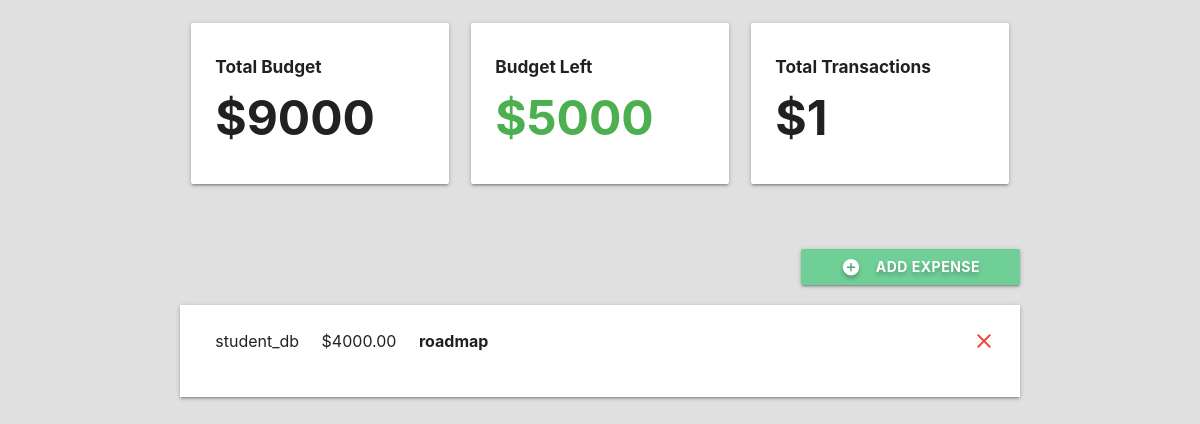
The page /main-django-project on the database its author committed.
### budget/models.py (models this page shows, shortened)
class Project(models.Model):
    name=models.CharField(max_length=100)
    slug=models.SlugField(max_length=100,unique=True,blank=True)
    budget=models.IntegerField()
    def budget_left(self):
        expense_list=Expense.objects.filter(project=self)
        total_expense_amount = 0
        for expense in expense_list:
            total_expense_amount += expense.amount
        total_expense_amount=int(total_expense_amount)
        return self.budget - total_expense_amount
    def total_transactions(self):
        expense_list=Expense.objects.filter(project=self)
        return len(expense_list)

class Expense(models.Model):
    project=models.ForeignKey(Project,on_delete=models.CASCADE,related_name='expenses')
    title=models.CharField(max_length=100)
    amount=models.DecimalField(max_digits=8,decimal_places=2)
    category=models.ForeignKey(Category,on_delete=models.CASCADE)
    class Meta:
        ordering=('-amount',)

class Category(models.Model):
    project=models.ForeignKey(Project,on_delete=models.CASCADE)
    name=models.CharField(max_length=50)

### budget/views.py (the view, shortened to what this page needs)
# urls.py: path('<slug:project_slug>',views.project_detail,name='detail')
def project_detail(request,project_slug):
    project=get_object_or_404(Project,slug=project_slug)
    if request.method=='GET':
        category_list=Category.objects.filter(project=project)
        return render(request,'budget/project-detail.html',{'project':project,'expense_list':project.expenses.all(),'category_list':category_list})
    elif request.method=='DELETE':
        id=json.loads(request.body)['id']
        expense=Expense.objects.get(id=id)
        expense.delete()
        return HttpResponse('')
    return HttpResponseRedirect(project_slug)

### budget/templates/budget/project-detail.html (shortened to what this page needs)
{% extends 'budget/base.html' %}
{% block content %}
<div class="container">
<section class="section section-stats">
  <div class="row">
    <div class="col s12 m4 14">
      <div class="card-panel">
        <h6 class="bold">Total Budget</h6>
        <h1 class="bold">${{project.budget}}</h1>
        </div>
  </div>
  <div class="col s12 m4 14">
    <div class="card-panel">
      <h6 class="bold">Budget Left</h6>
      {% if project.budget_left > 0 %}
        <h1 class="bold green-text">${{ project.budget_left }}</h1>
      {% elif project.budget_left == 0 %}
      <h1 class="bold orange-text">${{ project.budget_left }}</h1>
      {% else %}
      <h1 class="bold red-text">${{ project.budget_left }}</h1>
      {% endif %}
      </div>
</div>
<div class="col s12 m4 14">
  <div class="card-panel">
    <h6 class="bold">Total Transactions</h6>
    <h1 class="bold">${{ project.total_transactions }}</h1>
    </div>
</div>
</div>
  </section>
  <section class="section section-expenses">
    <div class="row">
<button class="btn waves-effect right modal-trigger" href="#expenseModal">
<i class="material-icons white-text left">add_circle</i>
  Add Expense
</button>
    </div>
    <ul class="z-depth-1">
      {% for expense in expense_list %}
      <li>
        <div class="card-panel z-depth-0 expense">
          <div class="row">
          <div class="col 16">
          <span class="title">{{expense.title}}</span>
          </div>
          <div class="col 13">
          <span class="title">${{expense.amount}}</span>
          </div>
          <div class="col 1">
          <span class="title bold">{{expense.category.name}}</span>
          </div>
          <a class="close icon" onclick="deleteExpense(this)" data-id="{{expense.id}}">
            <i class="material-icons red-text right">close</i>
            </a>
          </div>
          </div>
        </li>
      {% endfor %}
    </ul>
    </section>
  </div>
{% endblock %}

### budget/static/css/styles.css (style rules this page uses)
html { font-family:'Montserrat'; background-color:#E0E0E0; }
h1,h6 { font-weight:bold; }
.bold { font-weight:bold; }
.row { margin:0;! important; }
.section-stats h1 { font-size:4vw; margin:15px 0px; }
.section-expenses button { padding:0px 40px; font-weight:bold; text-shadow: 0px 3px 4px rgba(0,0,0,.25); background-color:#6FCF97; }
.section-expenses .expense { font-size:16px; border-radius:0; margin:0; }

### rows shown on the page
Project: budget "9000", budget_left "5000", total_transactions "1"
Expense: title "student_db", amount "4000.00", category.name "roadmap"
